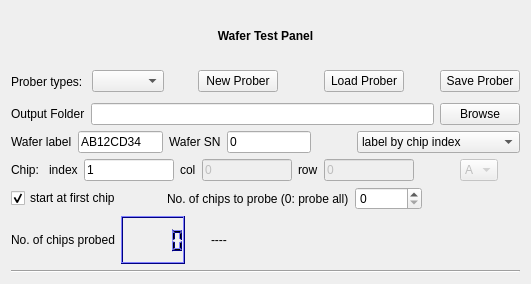
<?xml version="1.0" encoding="UTF-8"?>
<ui version="4.0">
 <class>WaferTestPanel</class>
 <widget class="QWidget" name="WaferTestPanel">
  <property name="enabled">
   <bool>true</bool>
  </property>
  <property name="geometry">
   <rect>
    <x>0</x>
    <y>0</y>
    <width>531</width>
    <height>284</height>
   </rect>
  </property>
  <property name="sizePolicy">
   <sizepolicy hsizetype="Preferred" vsizetype="MinimumExpanding">
    <horstretch>0</horstretch>
    <verstretch>0</verstretch>
   </sizepolicy>
  </property>
  <property name="minimumSize">
   <size>
    <width>400</width>
    <height>0</height>
   </size>
  </property>
  <property name="focusPolicy">
   <enum>Qt::WheelFocus</enum>
  </property>
  <property name="windowTitle">
   <string>Wafer Test Panel</string>
  </property>
  <layout class="QVBoxLayout" name="verticalLayout_2">
   <item>
    <layout class="QVBoxLayout" name="verticalLayout">
     <item>
      <widget class="QLabel" name="label">
       <property name="font">
        <font>
         <weight>75</weight>
         <bold>true</bold>
        </font>
       </property>
       <property name="text">
        <string>Wafer Test Panel</string>
       </property>
       <property name="alignment">
        <set>Qt::AlignCenter</set>
       </property>
      </widget>
     </item>
     <item>
      <layout class="QHBoxLayout" name="horizontalLayout">
       <item>
        <widget class="QLabel" name="label_3">
         <property name="text">
          <string>Prober types: </string>
         </property>
        </widget>
       </item>
       <item>
        <widget class="QComboBox" name="proberTypesBox"/>
       </item>
       <item>
        <spacer name="spacer9_2">
         <property name="orientation">
          <enum>Qt::Horizontal</enum>
         </property>
         <property name="sizeType">
          <enum>QSizePolicy::Fixed</enum>
         </property>
         <property name="sizeHint" stdset="0">
          <size>
           <width>28</width>
           <height>20</height>
          </size>
         </property>
        </spacer>
       </item>
       <item>
        <widget class="QPushButton" name="newEditButton">
         <property name="text">
          <string>New Prober</string>
         </property>
        </widget>
       </item>
       <item>
        <spacer name="horizontalSpacer_3">
         <property name="orientation">
          <enum>Qt::Horizontal</enum>
         </property>
         <property name="sizeHint" stdset="0">
          <size>
           <width>40</width>
           <height>20</height>
          </size>
         </property>
        </spacer>
       </item>
       <item>
        <widget class="QPushButton" name="loadButton">
         <property name="enabled">
          <bool>true</bool>
         </property>
         <property name="text">
          <string>Load Prober</string>
         </property>
        </widget>
       </item>
       <item>
        <spacer name="spacer9">
         <property name="orientation">
          <enum>Qt::Horizontal</enum>
         </property>
         <property name="sizeType">
          <enum>QSizePolicy::Expanding</enum>
         </property>
         <property name="sizeHint" stdset="0">
          <size>
           <width>28</width>
           <height>31</height>
          </size>
         </property>
        </spacer>
       </item>
       <item>
        <widget class="QPushButton" name="saveButton">
         <property name="enabled">
          <bool>true</bool>
         </property>
         <property name="text">
          <string>Save Prober</string>
         </property>
        </widget>
       </item>
      </layout>
     </item>
     <item>
      <layout class="QHBoxLayout" name="_2">
       <item>
        <widget class="QLabel" name="dname_label">
         <property name="text">
          <string>Output Folder</string>
         </property>
         <property name="wordWrap">
          <bool>false</bool>
         </property>
        </widget>
       </item>
       <item>
        <widget class="QLineEdit" name="outdirName"/>
       </item>
       <item>
        <widget class="QPushButton" name="browseDirButton">
         <property name="enabled">
          <bool>true</bool>
         </property>
         <property name="text">
          <string>Browse</string>
         </property>
        </widget>
       </item>
      </layout>
     </item>
     <item>
      <layout class="QHBoxLayout" name="horizontalLayout_5">
       <item>
        <widget class="QLabel" name="label_5">
         <property name="text">
          <string>Wafer label</string>
         </property>
        </widget>
       </item>
       <item>
        <widget class="QLineEdit" name="waferLabel">
         <property name="text">
          <string>AB12CD34</string>
         </property>
        </widget>
       </item>
       <item>
        <widget class="QLabel" name="label_7">
         <property name="text">
          <string>Wafer SN</string>
         </property>
        </widget>
       </item>
       <item>
        <widget class="QLineEdit" name="waferSN">
         <property name="text">
          <string>0</string>
         </property>
        </widget>
       </item>
       <item>
        <spacer name="horizontalSpacer_6">
         <property name="orientation">
          <enum>Qt::Horizontal</enum>
         </property>
         <property name="sizeType">
          <enum>QSizePolicy::Fixed</enum>
         </property>
         <property name="sizeHint" stdset="0">
          <size>
           <width>40</width>
           <height>20</height>
          </size>
         </property>
        </spacer>
       </item>
       <item>
        <widget class="QComboBox" name="indexLabelType">
         <property name="minimumSize">
          <size>
           <width>140</width>
           <height>0</height>
          </size>
         </property>
         <item>
          <property name="text">
           <string>label by chip index</string>
          </property>
         </item>
         <item>
          <property name="text">
           <string>label by row,col</string>
          </property>
         </item>
         <item>
          <property name="text">
           <string>label by row, col and sub-die</string>
          </property>
         </item>
        </widget>
       </item>
      </layout>
     </item>
     <item>
      <layout class="QHBoxLayout" name="horizontalLayout_3">
       <item>
        <widget class="QLabel" name="chipLabel">
         <property name="text">
          <string>Chip: </string>
         </property>
        </widget>
       </item>
       <item>
        <widget class="QLabel" name="indexLabel">
         <property name="text">
          <string>index</string>
         </property>
        </widget>
       </item>
       <item>
        <widget class="QLineEdit" name="indexField">
         <property name="text">
          <string>1</string>
         </property>
        </widget>
       </item>
       <item>
        <widget class="QLabel" name="colLabel">
         <property name="text">
          <string>col</string>
         </property>
        </widget>
       </item>
       <item>
        <widget class="QLineEdit" name="colField">
         <property name="enabled">
          <bool>false</bool>
         </property>
         <property name="text">
          <string>0</string>
         </property>
        </widget>
       </item>
       <item>
        <widget class="QLabel" name="label_2">
         <property name="text">
          <string>row</string>
         </property>
        </widget>
       </item>
       <item>
        <widget class="QLineEdit" name="rowField">
         <property name="enabled">
          <bool>false</bool>
         </property>
         <property name="inputMask">
          <string/>
         </property>
         <property name="text">
          <string>0</string>
         </property>
        </widget>
       </item>
       <item>
        <spacer name="horizontalSpacer">
         <property name="orientation">
          <enum>Qt::Horizontal</enum>
         </property>
         <property name="sizeType">
          <enum>QSizePolicy::Fixed</enum>
         </property>
         <property name="sizeHint" stdset="0">
          <size>
           <width>40</width>
           <height>20</height>
          </size>
         </property>
        </spacer>
       </item>
       <item>
        <widget class="QComboBox" name="subdieBox">
         <property name="enabled">
          <bool>false</bool>
         </property>
         <item>
          <property name="text">
           <string>A</string>
          </property>
         </item>
         <item>
          <property name="text">
           <string>B</string>
          </property>
         </item>
        </widget>
       </item>
       <item>
        <spacer name="horizontalSpacer_2">
         <property name="orientation">
          <enum>Qt::Horizontal</enum>
         </property>
         <property name="sizeHint" stdset="0">
          <size>
           <width>40</width>
           <height>20</height>
          </size>
         </property>
        </spacer>
       </item>
      </layout>
     </item>
     <item>
      <layout class="QHBoxLayout" name="horizontalLayout_4">
       <item>
        <widget class="QCheckBox" name="firstChipBox">
         <property name="text">
          <string>start at first chip</string>
         </property>
         <property name="checked">
          <bool>true</bool>
         </property>
        </widget>
       </item>
       <item>
        <spacer name="horizontalSpacer_4">
         <property name="orientation">
          <enum>Qt::Horizontal</enum>
         </property>
         <property name="sizeType">
          <enum>QSizePolicy::Fixed</enum>
         </property>
         <property name="sizeHint" stdset="0">
          <size>
           <width>40</width>
           <height>20</height>
          </size>
         </property>
        </spacer>
       </item>
       <item>
        <widget class="QLabel" name="label_4">
         <property name="text">
          <string>No. of chips to probe (0: probe all)</string>
         </property>
        </widget>
       </item>
       <item>
        <widget class="QSpinBox" name="nChips">
         <property name="maximum">
          <number>999999</number>
         </property>
        </widget>
       </item>
       <item>
        <spacer name="horizontalSpacer_5">
         <property name="orientation">
          <enum>Qt::Horizontal</enum>
         </property>
         <property name="sizeHint" stdset="0">
          <size>
           <width>40</width>
           <height>20</height>
          </size>
         </property>
        </spacer>
       </item>
      </layout>
     </item>
     <item>
      <layout class="QHBoxLayout" name="horizontalLayout_6">
       <item>
        <widget class="QLabel" name="label_6">
         <property name="text">
          <string>No. of chips probed</string>
         </property>
        </widget>
       </item>
       <item>
        <widget class="QLCDNumber" name="nTestedChips">
         <property name="palette">
          <palette>
           <active>
            <colorrole role="WindowText">
             <brush brushstyle="SolidPattern">
              <color alpha="255">
               <red>0</red>
               <green>0</green>
               <blue>0</blue>
              </color>
             </brush>
            </colorrole>
            <colorrole role="Button">
             <brush brushstyle="SolidPattern">
              <color alpha="255">
               <red>0</red>
               <green>0</green>
               <blue>255</blue>
              </color>
             </brush>
            </colorrole>
            <colorrole role="Light">
             <brush brushstyle="SolidPattern">
              <color alpha="255">
               <red>127</red>
               <green>127</green>
               <blue>255</blue>
              </color>
             </brush>
            </colorrole>
            <colorrole role="Midlight">
             <brush brushstyle="SolidPattern">
              <color alpha="255">
               <red>63</red>
               <green>63</green>
               <blue>255</blue>
              </color>
             </brush>
            </colorrole>
            <colorrole role="Dark">
             <brush brushstyle="SolidPattern">
              <color alpha="255">
               <red>0</red>
               <green>0</green>
               <blue>127</blue>
              </color>
             </brush>
            </colorrole>
            <colorrole role="Mid">
             <brush brushstyle="SolidPattern">
              <color alpha="255">
               <red>0</red>
               <green>0</green>
               <blue>170</blue>
              </color>
             </brush>
            </colorrole>
            <colorrole role="Text">
             <brush brushstyle="SolidPattern">
              <color alpha="255">
               <red>0</red>
               <green>0</green>
               <blue>0</blue>
              </color>
             </brush>
            </colorrole>
            <colorrole role="BrightText">
             <brush brushstyle="SolidPattern">
              <color alpha="255">
               <red>255</red>
               <green>255</green>
               <blue>255</blue>
              </color>
             </brush>
            </colorrole>
            <colorrole role="ButtonText">
             <brush brushstyle="SolidPattern">
              <color alpha="255">
               <red>0</red>
               <green>0</green>
               <blue>0</blue>
              </color>
             </brush>
            </colorrole>
            <colorrole role="Base">
             <brush brushstyle="SolidPattern">
              <color alpha="255">
               <red>255</red>
               <green>255</green>
               <blue>255</blue>
              </color>
             </brush>
            </colorrole>
            <colorrole role="Window">
             <brush brushstyle="SolidPattern">
              <color alpha="255">
               <red>0</red>
               <green>0</green>
               <blue>255</blue>
              </color>
             </brush>
            </colorrole>
            <colorrole role="Shadow">
             <brush brushstyle="SolidPattern">
              <color alpha="255">
               <red>0</red>
               <green>0</green>
               <blue>0</blue>
              </color>
             </brush>
            </colorrole>
            <colorrole role="AlternateBase">
             <brush brushstyle="SolidPattern">
              <color alpha="255">
               <red>127</red>
               <green>127</green>
               <blue>255</blue>
              </color>
             </brush>
            </colorrole>
            <colorrole role="ToolTipBase">
             <brush brushstyle="SolidPattern">
              <color alpha="255">
               <red>255</red>
               <green>255</green>
               <blue>220</blue>
              </color>
             </brush>
            </colorrole>
            <colorrole role="ToolTipText">
             <brush brushstyle="SolidPattern">
              <color alpha="255">
               <red>0</red>
               <green>0</green>
               <blue>0</blue>
              </color>
             </brush>
            </colorrole>
           </active>
           <inactive>
            <colorrole role="WindowText">
             <brush brushstyle="SolidPattern">
              <color alpha="255">
               <red>0</red>
               <green>0</green>
               <blue>0</blue>
              </color>
             </brush>
            </colorrole>
            <colorrole role="Button">
             <brush brushstyle="SolidPattern">
              <color alpha="255">
               <red>0</red>
               <green>0</green>
               <blue>255</blue>
              </color>
             </brush>
            </colorrole>
            <colorrole role="Light">
             <brush brushstyle="SolidPattern">
              <color alpha="255">
               <red>127</red>
               <green>127</green>
               <blue>255</blue>
              </color>
             </brush>
            </colorrole>
            <colorrole role="Midlight">
             <brush brushstyle="SolidPattern">
              <color alpha="255">
               <red>63</red>
               <green>63</green>
               <blue>255</blue>
              </color>
             </brush>
            </colorrole>
            <colorrole role="Dark">
             <brush brushstyle="SolidPattern">
              <color alpha="255">
               <red>0</red>
               <green>0</green>
               <blue>127</blue>
              </color>
             </brush>
            </colorrole>
            <colorrole role="Mid">
             <brush brushstyle="SolidPattern">
              <color alpha="255">
               <red>0</red>
               <green>0</green>
               <blue>170</blue>
              </color>
             </brush>
            </colorrole>
            <colorrole role="Text">
             <brush brushstyle="SolidPattern">
              <color alpha="255">
               <red>0</red>
               <green>0</green>
               <blue>0</blue>
              </color>
             </brush>
            </colorrole>
            <colorrole role="BrightText">
             <brush brushstyle="SolidPattern">
              <color alpha="255">
               <red>255</red>
               <green>255</green>
               <blue>255</blue>
              </color>
             </brush>
            </colorrole>
            <colorrole role="ButtonText">
             <brush brushstyle="SolidPattern">
              <color alpha="255">
               <red>0</red>
               <green>0</green>
               <blue>0</blue>
              </color>
             </brush>
            </colorrole>
            <colorrole role="Base">
             <brush brushstyle="SolidPattern">
              <color alpha="255">
               <red>255</red>
               <green>255</green>
               <blue>255</blue>
              </color>
             </brush>
            </colorrole>
            <colorrole role="Window">
             <brush brushstyle="SolidPattern">
              <color alpha="255">
               <red>0</red>
               <green>0</green>
               <blue>255</blue>
              </color>
             </brush>
            </colorrole>
            <colorrole role="Shadow">
             <brush brushstyle="SolidPattern">
              <color alpha="255">
               <red>0</red>
               <green>0</green>
               <blue>0</blue>
              </color>
             </brush>
            </colorrole>
            <colorrole role="AlternateBase">
             <brush brushstyle="SolidPattern">
              <color alpha="255">
               <red>127</red>
               <green>127</green>
               <blue>255</blue>
              </color>
             </brush>
            </colorrole>
            <colorrole role="ToolTipBase">
             <brush brushstyle="SolidPattern">
              <color alpha="255">
               <red>255</red>
               <green>255</green>
               <blue>220</blue>
              </color>
             </brush>
            </colorrole>
            <colorrole role="ToolTipText">
             <brush brushstyle="SolidPattern">
              <color alpha="255">
               <red>0</red>
               <green>0</green>
               <blue>0</blue>
              </color>
             </brush>
            </colorrole>
           </inactive>
           <disabled>
            <colorrole role="WindowText">
             <brush brushstyle="SolidPattern">
              <color alpha="255">
               <red>0</red>
               <green>0</green>
               <blue>127</blue>
              </color>
             </brush>
            </colorrole>
            <colorrole role="Button">
             <brush brushstyle="SolidPattern">
              <color alpha="255">
               <red>0</red>
               <green>0</green>
               <blue>255</blue>
              </color>
             </brush>
            </colorrole>
            <colorrole role="Light">
             <brush brushstyle="SolidPattern">
              <color alpha="255">
               <red>127</red>
               <green>127</green>
               <blue>255</blue>
              </color>
             </brush>
            </colorrole>
            <colorrole role="Midlight">
             <brush brushstyle="SolidPattern">
              <color alpha="255">
               <red>63</red>
               <green>63</green>
               <blue>255</blue>
              </color>
             </brush>
            </colorrole>
            <colorrole role="Dark">
             <brush brushstyle="SolidPattern">
              <color alpha="255">
               <red>0</red>
               <green>0</green>
               <blue>127</blue>
              </color>
             </brush>
            </colorrole>
            <colorrole role="Mid">
             <brush brushstyle="SolidPattern">
              <color alpha="255">
               <red>0</red>
               <green>0</green>
               <blue>170</blue>
              </color>
             </brush>
            </colorrole>
            <colorrole role="Text">
             <brush brushstyle="SolidPattern">
              <color alpha="255">
               <red>0</red>
               <green>0</green>
               <blue>127</blue>
              </color>
             </brush>
            </colorrole>
            <colorrole role="BrightText">
             <brush brushstyle="SolidPattern">
              <color alpha="255">
               <red>255</red>
               <green>255</green>
               <blue>255</blue>
              </color>
             </brush>
            </colorrole>
            <colorrole role="ButtonText">
             <brush brushstyle="SolidPattern">
              <color alpha="255">
               <red>0</red>
               <green>0</green>
               <blue>127</blue>
              </color>
             </brush>
            </colorrole>
            <colorrole role="Base">
             <brush brushstyle="SolidPattern">
              <color alpha="255">
               <red>0</red>
               <green>0</green>
               <blue>255</blue>
              </color>
             </brush>
            </colorrole>
            <colorrole role="Window">
             <brush brushstyle="SolidPattern">
              <color alpha="255">
               <red>0</red>
               <green>0</green>
               <blue>255</blue>
              </color>
             </brush>
            </colorrole>
            <colorrole role="Shadow">
             <brush brushstyle="SolidPattern">
              <color alpha="255">
               <red>0</red>
               <green>0</green>
               <blue>0</blue>
              </color>
             </brush>
            </colorrole>
            <colorrole role="AlternateBase">
             <brush brushstyle="SolidPattern">
              <color alpha="255">
               <red>0</red>
               <green>0</green>
               <blue>255</blue>
              </color>
             </brush>
            </colorrole>
            <colorrole role="ToolTipBase">
             <brush brushstyle="SolidPattern">
              <color alpha="255">
               <red>255</red>
               <green>255</green>
               <blue>220</blue>
              </color>
             </brush>
            </colorrole>
            <colorrole role="ToolTipText">
             <brush brushstyle="SolidPattern">
              <color alpha="255">
               <red>0</red>
               <green>0</green>
               <blue>0</blue>
              </color>
             </brush>
            </colorrole>
           </disabled>
          </palette>
         </property>
         <property name="font">
          <font>
           <weight>50</weight>
           <bold>false</bold>
          </font>
         </property>
         <property name="frameShape">
          <enum>QFrame::Box</enum>
         </property>
         <property name="lineWidth">
          <number>1</number>
         </property>
         <property name="smallDecimalPoint">
          <bool>false</bool>
         </property>
         <property name="segmentStyle">
          <enum>QLCDNumber::Filled</enum>
         </property>
        </widget>
       </item>
       <item>
        <spacer name="horizontalSpacer_8">
         <property name="orientation">
          <enum>Qt::Horizontal</enum>
         </property>
         <property name="sizeType">
          <enum>QSizePolicy::Fixed</enum>
         </property>
         <property name="sizeHint" stdset="0">
          <size>
           <width>20</width>
           <height>15</height>
          </size>
         </property>
        </spacer>
       </item>
       <item>
        <widget class="QLabel" name="statusLabel">
         <property name="text">
          <string>----</string>
         </property>
        </widget>
       </item>
       <item>
        <spacer name="horizontalSpacer_7">
         <property name="orientation">
          <enum>Qt::Horizontal</enum>
         </property>
         <property name="sizeHint" stdset="0">
          <size>
           <width>40</width>
           <height>20</height>
          </size>
         </property>
        </spacer>
       </item>
      </layout>
     </item>
     <item>
      <widget class="Line" name="line">
       <property name="orientation">
        <enum>Qt::Horizontal</enum>
       </property>
      </widget>
     </item>
    </layout>
   </item>
  </layout>
 </widget>
 <layoutdefault spacing="6" margin="11"/>
 <resources>
  <include location="icons.qrc"/>
 </resources>
 <connections/>
</ui>
